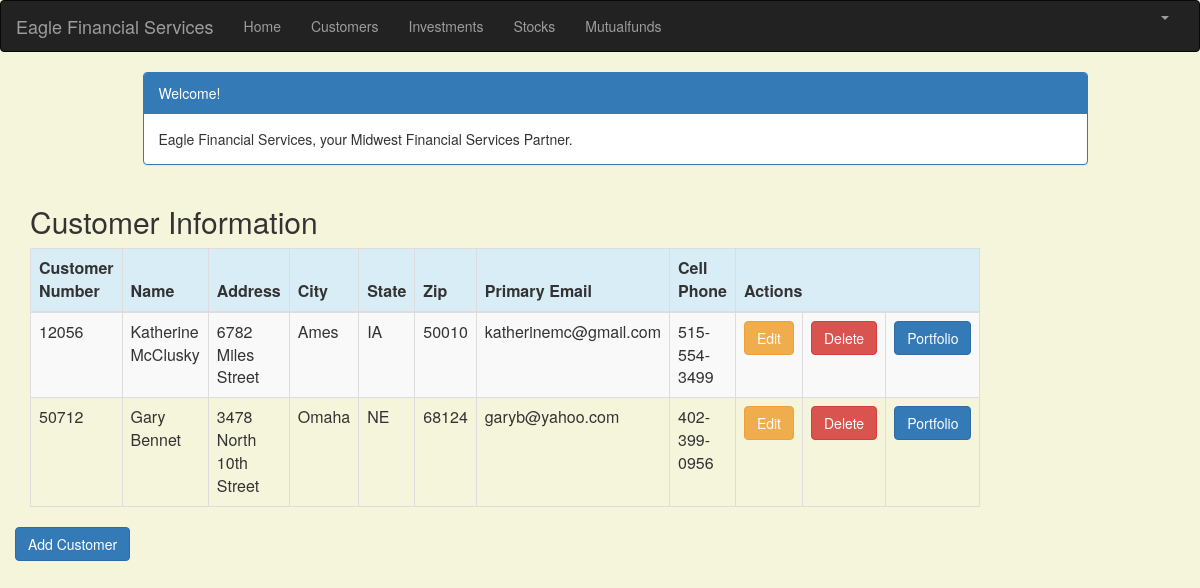
/customer_list (signed in), run on the app's committed database.
### portfolio/models.py (models this page shows, shortened)
class Customer(models.Model):
    name = models.CharField(max_length=50)
    address = models.CharField(max_length=200)
    cust_number = models.IntegerField(blank=False, null=False)
    city = models.CharField(max_length=50)
    state = models.CharField(max_length=50)
    zipcode = models.CharField(max_length=10)
    email = models.EmailField(max_length=200)
    cell_phone = models.CharField(max_length=50)
    created_date = models.DateTimeField(
        default=timezone.now)
    updated_date = models.DateTimeField(auto_now_add=True)

### portfolio/views.py (the view)
# urls.py: path('customer_list', views.customer_list, name='customer_list'),
@login_required
def customer_list(request):
    customer = Customer.objects.filter(created_date__lte=timezone.now())
    return render(request, 'portfolio/customer_list.html',
                 {'customers': customer})

### portfolio/templates/portfolio/customer_list.html (shortened to what this page needs)
{% extends 'portfolio/base.html' %}
{% block content %}
    <html>
    <head>
        <link rel="stylesheet" href="https://maxcdn.bootstrapcdn.com/bootstrap/3.3.4/css/bootstrap.min.css">
    </head>
    <body>
    <div class="container">
        <div class="row">
            <div class="col-md-10 col-md-offset-1">
                <div class="panel panel-primary">
                    <div class="panel-heading">Welcome!</div>
                    <div class="panel-body">
                        Eagle Financial Services, your Midwest Financial Services Partner.
                    </div>
                </div>
            </div>
        </div>
    </div>
    <div class="row">
        <h2 style="padding-left: 15Px">Customer Information</h2>
    </div>
    <div>
        <table class="table table-striped table-bordered table-hover">
            <thead>
            <tr class="bg-info">
                <th>Customer Number</th>
                <th>Name</th>
                <th>Address</th>
                <th>City</th>
                <th>State</th>
                <th>Zip</th>
                <th>Primary Email</th>
                <th>Cell Phone</th>
                <th colspan="3">Actions</th>
            </tr>
            </thead>
            <tbody>
            {% for customer in customers %}
                <tr>
                    <td>{{ customer.cust_number }}</td>
                    <td>{{ customer.name }}</td>
                    <td>{{ customer.address }}</td>
                    <td>{{ customer.city }}</td>
                    <td>{{ customer.state }}</td>
                    <td>{{ customer.zipcode }}</td>
                    <td>{{ customer.email }}</td>
                    <td>{{ customer.cell_phone }}</td>
                    <td><a href="{% url 'portfolio:customer_edit' pk=customer.pk %}" class="btn btn-warning">Edit</a>
                    <td><a href="{% url 'portfolio:customer_delete' pk=customer.pk %}"
                           onclick="return confirm('Are you sure you want to delete?')"
                           class="btn btn-danger">Delete</a>
                    </td>
                    <td><a href="{% url 'portfolio:portfolio' pk=customer.pk %}"
                           class="btn btn-primary">Portfolio</a>
                    </td>
                </tr>
          {% endfor %}
            </tbody>
        </table>
        <div class="row">
        <a href="{% url 'portfolio:customer_new' %}"
          ><span class="btn btn-primary">Add Customer</span></a>
        </div>
    </div>
  </body>
    </html>
{% endblock %}

### portfolio/templates/portfolio/customer_list.html (style rules this page uses)
body { background-color: beige; }

### data on the page
Customer: cust_number "12056", name "Katherine McClusky", address "6782 Miles Street", city "Ames", state "IA", zipcode "50010", email "katherinemc@gmail.com", cell_phone "515-554-3499"
Customer: cust_number "50712", name "Gary Bennet", address "3478 North 10th Street", city "Omaha", state "NE", zipcode "68124", email "garyb@yahoo.com", cell_phone "402-399-0956"
